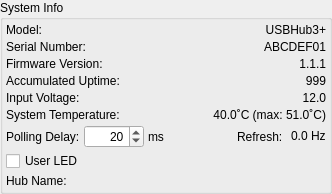
              <widget class="QGroupBox" name="groupBox_43">
               <property name="sizePolicy">
                <sizepolicy hsizetype="Fixed" vsizetype="Maximum">
                 <horstretch>0</horstretch>
                 <verstretch>0</verstretch>
                </sizepolicy>
               </property>
               <property name="minimumSize">
                <size>
                 <width>355</width>
                 <height>270</height>
                </size>
               </property>
               <property name="maximumSize">
                <size>
                 <width>355</width>
                 <height>270</height>
                </size>
               </property>
               <property name="autoFillBackground">
                <bool>true</bool>
               </property>
               <property name="title">
                <string>System Info</string>
               </property>
               <layout class="QVBoxLayout" name="verticalLayout_11">
                <property name="spacing">
                 <number>3</number>
                </property>
                <property name="sizeConstraint">
                 <enum>QLayout::SetFixedSize</enum>
                </property>
                <property name="leftMargin">
                 <number>3</number>
                </property>
                <property name="topMargin">
                 <number>3</number>
                </property>
                <property name="rightMargin">
                 <number>3</number>
                </property>
                <property name="bottomMargin">
                 <number>3</number>
                </property>
                <item>
                 <layout class="QHBoxLayout" name="horizontalLayout_5">
                  <property name="spacing">
                   <number>0</number>
                  </property>
                  <property name="sizeConstraint">
                   <enum>QLayout::SetMinimumSize</enum>
                  </property>
                  <item>
                   <widget class="QLabel" name="labelModelTitle">
                    <property name="text">
                     <string>Model:</string>
                    </property>
                   </widget>
                  </item>
                  <item>
                   <widget class="QLabel" name="labelModel">
                    <property name="text">
                     <string>USBHub3+</string>
                    </property>
                    <property name="alignment">
                     <set>Qt::AlignRight|Qt::AlignTrailing|Qt::AlignVCenter</set>
                    </property>
                    <property name="textInteractionFlags">
                     <set>Qt::LinksAccessibleByMouse|Qt::TextSelectableByMouse</set>
                    </property>
                   </widget>
                  </item>
                 </layout>
                </item>
                <item>
                 <layout class="QHBoxLayout" name="horizontalLayout_7">
                  <property name="spacing">
                   <number>0</number>
                  </property>
                  <property name="sizeConstraint">
                   <enum>QLayout::SetMinimumSize</enum>
                  </property>
                  <item>
                   <widget class="QLabel" name="labelModelTitle_2">
                    <property name="text">
                     <string>Serial Number:</string>
                    </property>
                   </widget>
                  </item>
                  <item>
                   <widget class="QLabel" name="labelSerialNumber">
                    <property name="text">
                     <string>ABCDEF01</string>
                    </property>
                    <property name="alignment">
                     <set>Qt::AlignRight|Qt::AlignTrailing|Qt::AlignVCenter</set>
                    </property>
                    <property name="textInteractionFlags">
                     <set>Qt::LinksAccessibleByMouse|Qt::TextSelectableByMouse</set>
                    </property>
                   </widget>
                  </item>
                 </layout>
                </item>
                <item>
                 <layout class="QHBoxLayout" name="horizontalLayout_6">
                  <property name="spacing">
                   <number>0</number>
                  </property>
                  <property name="sizeConstraint">
                   <enum>QLayout::SetMinimumSize</enum>
                  </property>
                  <item>
                   <widget class="QLabel" name="labelModelTitle_3">
                    <property name="text">
                     <string>Firmware Version:</string>
                    </property>
                   </widget>
                  </item>
                  <item>
                   <widget class="QLabel" name="labelFirmwareVersion">
                    <property name="text">
                     <string>1.1.1</string>
                    </property>
                    <property name="alignment">
                     <set>Qt::AlignRight|Qt::AlignTrailing|Qt::AlignVCenter</set>
                    </property>
                    <property name="textInteractionFlags">
                     <set>Qt::LinksAccessibleByMouse|Qt::TextSelectableByMouse</set>
                    </property>
                   </widget>
                  </item>
                 </layout>
                </item>
                <item>
                 <layout class="QHBoxLayout" name="horizontalLayout_4">
                  <property name="spacing">
                   <number>0</number>
                  </property>
                  <property name="sizeConstraint">
                   <enum>QLayout::SetMinimumSize</enum>
                  </property>
                  <item>
                   <widget class="QLabel" name="labelModuleTitle">
                    <property name="text">
                     <string>Accumulated Uptime:</string>
                    </property>
                   </widget>
                  </item>
                  <item>
                   <widget class="QLabel" name="labelUptime">
                    <property name="text">
                     <string>999</string>
                    </property>
                    <property name="alignment">
                     <set>Qt::AlignRight|Qt::AlignTrailing|Qt::AlignVCenter</set>
                    </property>
                    <property name="textInteractionFlags">
                     <set>Qt::LinksAccessibleByMouse|Qt::TextSelectableByMouse</set>
                    </property>
                   </widget>
                  </item>
                 </layout>
                </item>
                <item>
                 <layout class="QHBoxLayout" name="horizontalLayout_10">
                  <property name="spacing">
                   <number>0</number>
                  </property>
                  <property name="sizeConstraint">
                   <enum>QLayout::SetMinimumSize</enum>
                  </property>
                  <item>
                   <widget class="QLabel" name="label_2">
                    <property name="text">
                     <string>Input Voltage:</string>
                    </property>
                   </widget>
                  </item>
                  <item>
                   <widget class="QLabel" name="labelInputVoltage">
                    <property name="text">
                     <string>12.0</string>
                    </property>
                    <property name="alignment">
                     <set>Qt::AlignRight|Qt::AlignTrailing|Qt::AlignVCenter</set>
                    </property>
                    <property name="textInteractionFlags">
                     <set>Qt::LinksAccessibleByMouse|Qt::TextSelectableByMouse</set>
                    </property>
                   </widget>
                  </item>
                 </layout>
                </item>
                <item>
                 <layout class="QHBoxLayout" name="horizontalLayout_9">
                  <property name="spacing">
                   <number>0</number>
                  </property>
                  <property name="sizeConstraint">
                   <enum>QLayout::SetMinimumSize</enum>
                  </property>
                  <item>
                   <widget class="QLabel" name="label_3">
                    <property name="text">
                     <string>System Temperature:</string>
                    </property>
                   </widget>
                  </item>
                  <item>
                   <widget class="QLabel" name="labelSystemTemperature">
                    <property name="text">
                     <string>40.0˚C (max: 51.0˚C)</string>
                    </property>
                    <property name="alignment">
                     <set>Qt::AlignRight|Qt::AlignTrailing|Qt::AlignVCenter</set>
                    </property>
                    <property name="textInteractionFlags">
                     <set>Qt::LinksAccessibleByMouse|Qt::TextSelectableByMouse</set>
                    </property>
                   </widget>
                  </item>
                 </layout>
                </item>
                <item>
                 <layout class="QHBoxLayout" name="horizontalLayout">
                  <property name="spacing">
                   <number>4</number>
                  </property>
                  <property name="sizeConstraint">
                   <enum>QLayout::SetMinimumSize</enum>
                  </property>
                  <item>
                   <widget class="QLabel" name="pollingDelayLabel">
                    <property name="sizePolicy">
                     <sizepolicy hsizetype="Fixed" vsizetype="Preferred">
                      <horstretch>0</horstretch>
                      <verstretch>0</verstretch>
                     </sizepolicy>
                    </property>
                    <property name="toolTip">
                     <string>&lt;html&gt;&lt;head/&gt;&lt;body&gt;&lt;p&gt;Polling delay is the delay in milliseconds between requesting all information from the connected hub.&lt;/p&gt;&lt;p&gt;Setting to 0 will start a new set of requests immediately after getting all setting from the connected hub. Polling takes 50-150ms.&lt;/p&gt;&lt;/body&gt;&lt;/html&gt;</string>
                    </property>
                    <property name="text">
                     <string>Polling Delay:</string>
                    </property>
                   </widget>
                  </item>
                  <item>
                   <widget class="QSpinBox" name="pollingDelaySpinBox">
                    <property name="sizePolicy">
                     <sizepolicy hsizetype="Fixed" vsizetype="Fixed">
                      <horstretch>0</horstretch>
                      <verstretch>0</verstretch>
                     </sizepolicy>
                    </property>
                    <property name="minimumSize">
                     <size>
                      <width>60</width>
                      <height>0</height>
                     </size>
                    </property>
                    <property name="maximumSize">
                     <size>
                      <width>60</width>
                      <height>16777215</height>
                     </size>
                    </property>
                    <property name="toolTip">
                     <string>&lt;html&gt;&lt;head/&gt;&lt;body&gt;&lt;p&gt;Polling delay is the delay in milliseconds between requesting all information from the connected hub.&lt;/p&gt;&lt;p&gt;Setting to 0 will start a new set of requests immediately after getting all setting from the connected hub. Polling takes 50-150ms.&lt;/p&gt;&lt;/body&gt;&lt;/html&gt;</string>
                    </property>
                    <property name="alignment">
                     <set>Qt::AlignRight|Qt::AlignTrailing|Qt::AlignVCenter</set>
                    </property>
                    <property name="maximum">
                     <number>10000</number>
                    </property>
                    <property name="value">
                     <number>20</number>
                    </property>
                   </widget>
                  </item>
                  <item>
                   <widget class="QLabel" name="pollingDelayUnitLabel">
                    <property name="text">
                     <string>ms</string>
                    </property>
                   </widget>
                  </item>
                  <item>
                   <spacer name="horizontalSpacer_11">
                    <property name="orientation">
                     <enum>Qt::Horizontal</enum>
                    </property>
                    <property name="sizeHint" stdset="0">
                     <size>
                      <width>4</width>
                      <height>5</height>
                     </size>
                    </property>
                   </spacer>
                  </item>
                  <item>
                   <widget class="QLabel" name="labelUpdateRate_2">
                    <property name="sizePolicy">
                     <sizepolicy hsizetype="Fixed" vsizetype="Minimum">
                      <horstretch>0</horstretch>
                      <verstretch>0</verstretch>
                     </sizepolicy>
                    </property>
                    <property name="text">
                     <string>Refresh:</string>
                    </property>
                   </widget>
                  </item>
                  <item>
                   <spacer name="horizontalSpacer_9">
                    <property name="orientation">
                     <enum>Qt::Horizontal</enum>
                    </property>
                    <property name="sizeType">
                     <enum>QSizePolicy::Fixed</enum>
                    </property>
                    <property name="sizeHint" stdset="0">
                     <size>
                      <width>4</width>
                      <height>5</height>
                     </size>
                    </property>
                   </spacer>
                  </item>
                  <item>
                   <widget class="QLabel" name="labelUpdateRate">
                    <property name="sizePolicy">
                     <sizepolicy hsizetype="Fixed" vsizetype="Minimum">
                      <horstretch>0</horstretch>
                      <verstretch>0</verstretch>
                     </sizepolicy>
                    </property>
                    <property name="text">
                     <string>0.0 Hz</string>
                    </property>
                    <property name="textInteractionFlags">
                     <set>Qt::LinksAccessibleByMouse|Qt::TextSelectableByMouse</set>
                    </property>
                   </widget>
                  </item>
                 </layout>
                </item>
                <item>
                 <layout class="QHBoxLayout" name="horizontalLayout_44">
                  <property name="sizeConstraint">
                   <enum>QLayout::SetMinimumSize</enum>
                  </property>
                  <item>
                   <widget class="QCheckBox" name="checkBoxLED">
                    <property name="text">
                     <string>User LED</string>
                    </property>
                   </widget>
                  </item>
                  <item>
                   <spacer name="horizontalSpacer_31">
                    <property name="orientation">
                     <enum>Qt::Horizontal</enum>
                    </property>
                    <property name="sizeHint" stdset="0">
                     <size>
                      <width>40</width>
                      <height>2</height>
                     </size>
                    </property>
                   </spacer>
                  </item>
                 </layout>
                </item>
                <item>
                 <layout class="QHBoxLayout" name="horizontalLayout_42">
                  <property name="spacing">
                   <number>4</number>
                  </property>
                  <property name="sizeConstraint">
                   <enum>QLayout::SetMinimumSize</enum>
                  </property>
                  <property name="leftMargin">
                   <number>0</number>
                  </property>
                  <property name="topMargin">
                   <number>0</number>
                  </property>
                  <property name="rightMargin">
                   <number>0</number>
                  </property>
                  <property name="bottomMargin">
                   <number>0</number>
                  </property>
                  <item>
                   <widget class="QLabel" name="hubName_label">
                    <property name="sizePolicy">
                     <sizepolicy hsizetype="Minimum" vsizetype="Preferred">
                      <horstretch>0</horstretch>
                      <verstretch>0</verstretch>
                     </sizepolicy>
                    </property>
                    <property name="toolTip">
                     <string/>
                    </property>
                    <property name="text">
                     <string>Hub Name:</string>
                    </property>
                    <property name="alignment">
                     <set>Qt::AlignLeading|Qt::AlignLeft|Qt::AlignVCenter</set>
                    </property>
                   </widget>
                  </item>
                  <item>
                   <widget class="ClickToEditLabel" name="clickToEdit_hub_system" native="true">
                    <property name="minimumSize">
                     <size>
                      <width>255</width>
                      <height>0</height>
                     </size>
                    </property>
                    <property name="maximumSize">
                     <size>
                      <width>255</width>
                      <height>16777215</height>
                     </size>
                    </property>
                   </widget>
                  </item>
                  <item>
                   <spacer name="horizontalSpacer_32">
                    <property name="orientation">
                     <enum>Qt::Horizontal</enum>
                    </property>
                    <property name="sizeHint" stdset="0">
                     <size>
                      <width>0</width>
                      <height>0</height>
                     </size>
                    </property>
                   </spacer>
                  </item>
                 </layout>
                </item>
               </layout>
              </widget>
